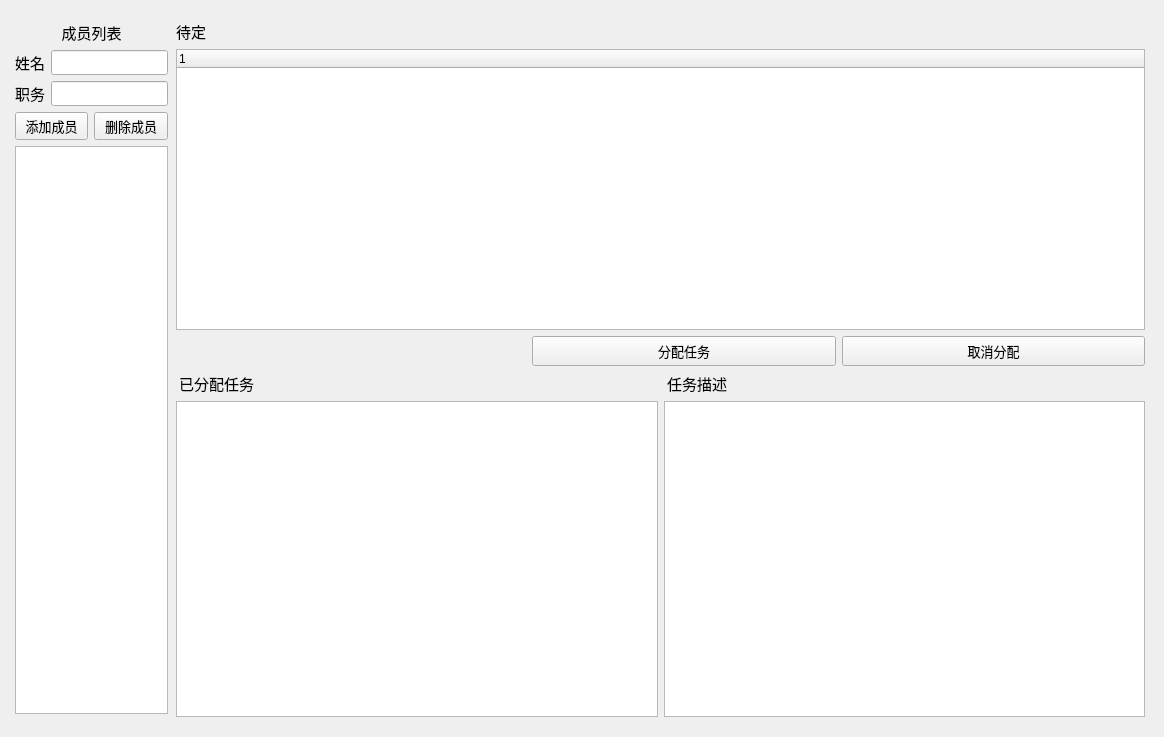
    <widget class="QWidget" name="tab">
     <attribute name="title">
      <string>成员管理</string>
     </attribute>
     <widget class="QWidget" name="layoutWidget">
      <property name="geometry">
       <rect>
        <x>10</x>
        <y>15</y>
        <width>1145</width>
        <height>713</height>
       </rect>
      </property>
      <layout class="QHBoxLayout" name="horizontalLayout_12">
       <item>
        <widget class="QFrame" name="frame_3">
         <property name="sizePolicy">
          <sizepolicy hsizetype="Preferred" vsizetype="Preferred">
           <horstretch>0</horstretch>
           <verstretch>0</verstretch>
          </sizepolicy>
         </property>
         <property name="minimumSize">
          <size>
           <width>0</width>
           <height>0</height>
          </size>
         </property>
         <property name="maximumSize">
          <size>
           <width>160</width>
           <height>16777215</height>
          </size>
         </property>
         <property name="frameShape">
          <enum>QFrame::NoFrame</enum>
         </property>
         <property name="frameShadow">
          <enum>QFrame::Sunken</enum>
         </property>
         <widget class="QWidget" name="layoutWidget">
          <property name="geometry">
           <rect>
            <x>5</x>
            <y>6</y>
            <width>153</width>
            <height>693</height>
           </rect>
          </property>
          <layout class="QVBoxLayout" name="verticalLayout_3">
           <item>
            <widget class="QLabel" name="label_9">
             <property name="font">
              <font>
               <pointsize>11</pointsize>
              </font>
             </property>
             <property name="text">
              <string>成员列表</string>
             </property>
             <property name="alignment">
              <set>Qt::AlignCenter</set>
             </property>
            </widget>
           </item>
           <item>
            <layout class="QHBoxLayout" name="horizontalLayout_7">
             <item>
              <widget class="QLabel" name="label_17">
               <property name="font">
                <font>
                 <pointsize>11</pointsize>
                </font>
               </property>
               <property name="text">
                <string>姓名</string>
               </property>
              </widget>
             </item>
             <item>
              <widget class="QLineEdit" name="member_name_line">
               <property name="minimumSize">
                <size>
                 <width>100</width>
                 <height>25</height>
                </size>
               </property>
              </widget>
             </item>
            </layout>
           </item>
           <item>
            <layout class="QHBoxLayout" name="horizontalLayout_17">
             <item>
              <widget class="QLabel" name="label_18">
               <property name="font">
                <font>
                 <pointsize>11</pointsize>
                </font>
               </property>
               <property name="text">
                <string>职务</string>
               </property>
              </widget>
             </item>
             <item>
              <widget class="QLineEdit" name="member_title_line">
               <property name="minimumSize">
                <size>
                 <width>100</width>
                 <height>25</height>
                </size>
               </property>
              </widget>
             </item>
            </layout>
           </item>
           <item>
            <layout class="QHBoxLayout" name="horizontalLayout_18">
             <item>
              <widget class="QPushButton" name="add_member_btn">
               <property name="minimumSize">
                <size>
                 <width>60</width>
                 <height>0</height>
                </size>
               </property>
               <property name="maximumSize">
                <size>
                 <width>1000</width>
                 <height>30</height>
                </size>
               </property>
               <property name="font">
                <font>
                 <pointsize>10</pointsize>
                </font>
               </property>
               <property name="text">
                <string>添加成员</string>
               </property>
               <property name="iconSize">
                <size>
                 <width>30</width>
                 <height>30</height>
                </size>
               </property>
              </widget>
             </item>
             <item>
              <widget class="QPushButton" name="delete_member_btn">
               <property name="minimumSize">
                <size>
                 <width>60</width>
                 <height>0</height>
                </size>
               </property>
               <property name="maximumSize">
                <size>
                 <width>1000</width>
                 <height>30</height>
                </size>
               </property>
               <property name="font">
                <font>
                 <pointsize>10</pointsize>
                </font>
               </property>
               <property name="text">
                <string>删除成员</string>
               </property>
               <property name="iconSize">
                <size>
                 <width>30</width>
                 <height>30</height>
                </size>
               </property>
              </widget>
             </item>
            </layout>
           </item>
           <item>
            <widget class="QListWidget" name="member_list"/>
           </item>
          </layout>
         </widget>
        </widget>
       </item>
       <item>
        <widget class="QFrame" name="frame">
         <property name="frameShape">
          <enum>QFrame::NoFrame</enum>
         </property>
         <property name="frameShadow">
          <enum>QFrame::Sunken</enum>
         </property>
         <widget class="QWidget" name="layoutWidget">
          <property name="geometry">
           <rect>
            <x>0</x>
            <y>5</y>
            <width>969</width>
            <height>697</height>
           </rect>
          </property>
          <layout class="QVBoxLayout" name="verticalLayout_8">
           <item>
            <layout class="QVBoxLayout" name="verticalLayout_6">
             <item>
              <widget class="QLabel" name="label_10">
               <property name="font">
                <font>
                 <pointsize>11</pointsize>
                </font>
               </property>
               <property name="text">
                <string>待定</string>
               </property>
              </widget>
             </item>
             <item>
              <widget class="QTreeWidget" name="task_tree"/>
             </item>
             <item>
              <layout class="QHBoxLayout" name="horizontalLayout_10">
               <item>
                <widget class="QLabel" name="label_11">
                 <property name="minimumSize">
                  <size>
                   <width>350</width>
                   <height>0</height>
                  </size>
                 </property>
                 <property name="text">
                  <string/>
                 </property>
                </widget>
               </item>
               <item>
                <widget class="QPushButton" name="assign_btn">
                 <property name="minimumSize">
                  <size>
                   <width>0</width>
                   <height>30</height>
                  </size>
                 </property>
                 <property name="font">
                  <font>
                   <pointsize>10</pointsize>
                  </font>
                 </property>
                 <property name="text">
                  <string>分配任务</string>
                 </property>
                </widget>
               </item>
               <item>
                <widget class="QPushButton" name="unassign_btn">
                 <property name="minimumSize">
                  <size>
                   <width>0</width>
                   <height>30</height>
                  </size>
                 </property>
                 <property name="font">
                  <font>
                   <pointsize>10</pointsize>
                  </font>
                 </property>
                 <property name="text">
                  <string>取消分配</string>
                 </property>
                </widget>
               </item>
              </layout>
             </item>
            </layout>
           </item>
           <item>
            <layout class="QHBoxLayout" name="horizontalLayout_11">
             <item>
              <layout class="QVBoxLayout" name="verticalLayout_5">
               <item>
                <widget class="QLabel" name="label">
                 <property name="maximumSize">
                  <size>
                   <width>80</width>
                   <height>16777215</height>
                  </size>
                 </property>
                 <property name="font">
                  <font>
                   <pointsize>11</pointsize>
                  </font>
                 </property>
                 <property name="frameShape">
                  <enum>QFrame::NoFrame</enum>
                 </property>
                 <property name="frameShadow">
                  <enum>QFrame::Raised</enum>
                 </property>
                 <property name="text">
                  <string>已分配任务</string>
                 </property>
                 <property name="textFormat">
                  <enum>Qt::AutoText</enum>
                 </property>
                 <property name="alignment">
                  <set>Qt::AlignLeading|Qt::AlignLeft|Qt::AlignVCenter</set>
                 </property>
                 <property name="wordWrap">
                  <bool>false</bool>
                 </property>
                 <property name="margin">
                  <number>0</number>
                 </property>
                 <property name="indent">
                  <number>3</number>
                 </property>
                 <property name="openExternalLinks">
                  <bool>false</bool>
                 </property>
                </widget>
               </item>
               <item>
                <widget class="QListWidget" name="assigned_task"/>
               </item>
              </layout>
             </item>
             <item>
              <layout class="QVBoxLayout" name="verticalLayout_7">
               <item>
                <widget class="QLabel" name="label_12">
                 <property name="font">
                  <font>
                   <pointsize>11</pointsize>
                  </font>
                 </property>
                 <property name="text">
                  <string>任务描述</string>
                 </property>
                 <property name="indent">
                  <number>3</number>
                 </property>
                </widget>
               </item>
               <item>
                <widget class="QTextEdit" name="task_desc"/>
               </item>
              </layout>
             </item>
            </layout>
           </item>
          </layout>
         </widget>
        </widget>
       </item>
      </layout>
     </widget>
    </widget>
